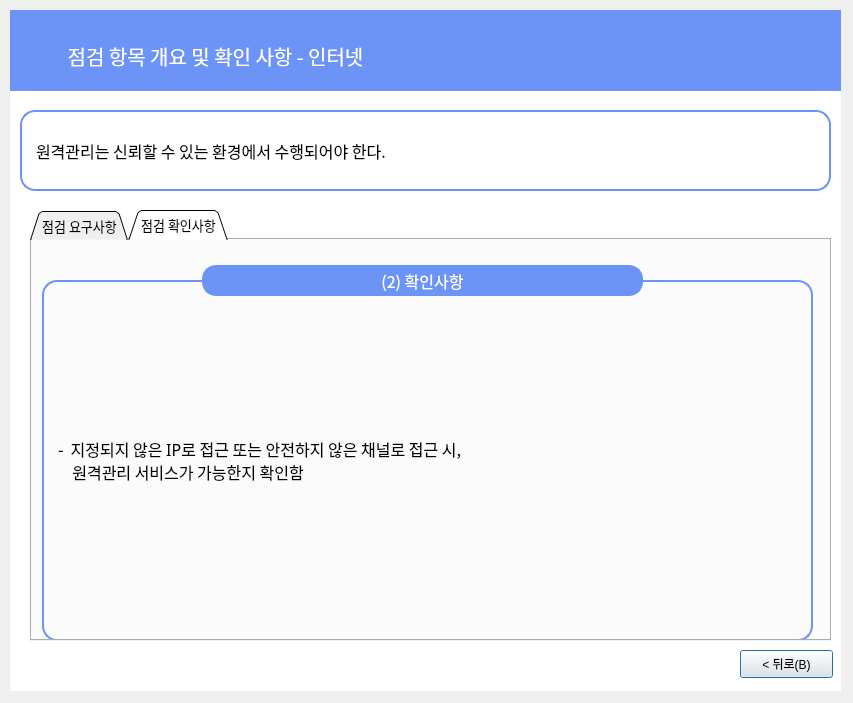
<?xml version="1.0" encoding="UTF-8"?>
<ui version="4.0">
 <class>Dialog</class>
 <widget class="QDialog" name="Dialog">
  <property name="geometry">
   <rect>
    <x>0</x>
    <y>0</y>
    <width>853</width>
    <height>703</height>
   </rect>
  </property>
  <property name="windowTitle">
   <string>Dialog</string>
  </property>
  <widget class="QLabel" name="label_6">
   <property name="geometry">
    <rect>
     <x>10</x>
     <y>10</y>
     <width>831</width>
     <height>681</height>
    </rect>
   </property>
   <property name="font">
    <font>
     <family>Gmarket Sans TTF</family>
     <pointsize>16</pointsize>
     <weight>50</weight>
     <bold>false</bold>
     <kerning>true</kerning>
    </font>
   </property>
   <property name="autoFillBackground">
    <bool>false</bool>
   </property>
   <property name="styleSheet">
    <string notr="true">background-color: rgb(255,255,255);
border-color: rgb(0, 0, 0);</string>
   </property>
   <property name="text">
    <string/>
   </property>
   <property name="scaledContents">
    <bool>false</bool>
   </property>
   <property name="alignment">
    <set>Qt::AlignCenter</set>
   </property>
  </widget>
  <widget class="QLabel" name="label_7">
   <property name="geometry">
    <rect>
     <x>10</x>
     <y>10</y>
     <width>831</width>
     <height>81</height>
    </rect>
   </property>
   <property name="font">
    <font>
     <family>Gmarket Sans TTF</family>
     <pointsize>11</pointsize>
     <weight>50</weight>
     <bold>false</bold>
     <kerning>true</kerning>
    </font>
   </property>
   <property name="autoFillBackground">
    <bool>false</bool>
   </property>
   <property name="styleSheet">
    <string notr="true">background-color: rgb(108, 147, 246);
border-color: rgb(0, 0, 0);</string>
   </property>
   <property name="text">
    <string/>
   </property>
   <property name="scaledContents">
    <bool>false</bool>
   </property>
  </widget>
  <widget class="QLabel" name="label_8">
   <property name="geometry">
    <rect>
     <x>10</x>
     <y>30</y>
     <width>411</width>
     <height>51</height>
    </rect>
   </property>
   <property name="font">
    <font>
     <family>AppleSDGothicNeoM00</family>
     <pointsize>15</pointsize>
    </font>
   </property>
   <property name="styleSheet">
    <string notr="true">color : rgb(255, 255, 255)</string>
   </property>
   <property name="text">
    <string>점검 항목 개요 및 확인 사항 - 인터넷</string>
   </property>
   <property name="alignment">
    <set>Qt::AlignCenter</set>
   </property>
  </widget>
  <widget class="QLabel" name="label_9">
   <property name="geometry">
    <rect>
     <x>20</x>
     <y>110</y>
     <width>811</width>
     <height>81</height>
    </rect>
   </property>
   <property name="font">
    <font>
     <family>AppleSDGothicNeoM00</family>
     <pointsize>12</pointsize>
     <weight>50</weight>
     <bold>false</bold>
     <kerning>true</kerning>
    </font>
   </property>
   <property name="autoFillBackground">
    <bool>false</bool>
   </property>
   <property name="styleSheet">
    <string notr="true">background-color : rgb(255, 255, 255);
padding-left:10px;
border: 2px solid rgb(108, 147, 246);
border-radius:15px</string>
   </property>
   <property name="text">
    <string>원격관리는 신뢰할 수 있는 환경에서 수행되어야 한다.</string>
   </property>
   <property name="scaledContents">
    <bool>false</bool>
   </property>
  </widget>
  <widget class="QPushButton" name="pushButton_4">
   <property name="geometry">
    <rect>
     <x>740</x>
     <y>650</y>
     <width>93</width>
     <height>28</height>
    </rect>
   </property>
   <property name="text">
    <string>&lt; 뒤로(B)</string>
   </property>
  </widget>
  <widget class="QTabWidget" name="tabWidget">
   <property name="geometry">
    <rect>
     <x>30</x>
     <y>210</y>
     <width>801</width>
     <height>431</height>
    </rect>
   </property>
   <property name="font">
    <font>
     <family>AppleSDGothicNeoM00</family>
     <pointsize>10</pointsize>
    </font>
   </property>
   <property name="contextMenuPolicy">
    <enum>Qt::DefaultContextMenu</enum>
   </property>
   <property name="styleSheet">
    <string notr="true"/>
   </property>
   <property name="tabShape">
    <enum>QTabWidget::Triangular</enum>
   </property>
   <property name="currentIndex">
    <number>1</number>
   </property>
   <property name="elideMode">
    <enum>Qt::ElideNone</enum>
   </property>
   <property name="tabBarAutoHide">
    <bool>false</bool>
   </property>
   <widget class="QWidget" name="tab">
    <attribute name="title">
     <string>점검 요구사항</string>
    </attribute>
    <widget class="QLabel" name="label_21">
     <property name="geometry">
      <rect>
       <x>10</x>
       <y>40</y>
       <width>771</width>
       <height>361</height>
      </rect>
     </property>
     <property name="font">
      <font>
       <family>AppleSDGothicNeoM00</family>
       <pointsize>12</pointsize>
      </font>
     </property>
     <property name="styleSheet">
      <string notr="true">

border: 2px solid rgb(108, 147, 246);
border-radius:15px;
padding-left:10px;</string>
     </property>
     <property name="text">
      <string>- ‌ 관리자는 원격관리를 신뢰할 수 있는 환경에서 수행해야 함

- 원격 관리란, 원격 조종자로 하여금 해당 시스템에 물리적으로 접근권한이 있는 것처럼
    시스템을 제어하게 해주는 소프트웨어 및 프로그래밍 모음 등을 모두 일컬음

- 신뢰할 수 있는 환경이란, 내부망, 사전 지정된 원격 관리용 IP, 안전한 채널(TLS, SSH등)이
    적용된 시스템 등을 의미한다.</string>
     </property>
    </widget>
    <widget class="QLabel" name="label_3">
     <property name="geometry">
      <rect>
       <x>160</x>
       <y>0</y>
       <width>461</width>
       <height>81</height>
      </rect>
     </property>
     <property name="font">
      <font>
       <family>AppleSDGothicNeoM00</family>
       <pointsize>12</pointsize>
      </font>
     </property>
     <property name="styleSheet">
      <string notr="true">background-color : rgb(108, 147, 246);
color : rgb(255, 255, 255);
border: 2px solid rgb(108, 147, 246);
margin-left:10px;
margin-right:10px;
margin-top:25px;
margin-bottom:25px;
border-radius:14px
</string>
     </property>
     <property name="text">
      <string>(1) 요구사항</string>
     </property>
     <property name="alignment">
      <set>Qt::AlignCenter</set>
     </property>
    </widget>
   </widget>
   <widget class="QWidget" name="tab_2">
    <attribute name="title">
     <string>점검 확인사항</string>
    </attribute>
    <widget class="QLabel" name="label_22">
     <property name="geometry">
      <rect>
       <x>10</x>
       <y>40</y>
       <width>771</width>
       <height>361</height>
      </rect>
     </property>
     <property name="font">
      <font>
       <family>AppleSDGothicNeoM00</family>
       <pointsize>12</pointsize>
      </font>
     </property>
     <property name="styleSheet">
      <string notr="true">

border: 2px solid rgb(108, 147, 246);
border-radius:15px;
padding-left:10px</string>
     </property>
     <property name="text">
      <string>- ‌ 지정되지 않은 IP로 접근 또는 안전하지 않은 채널로 접근 시,
    원격관리 서비스가 가능한지 확인함</string>
     </property>
    </widget>
    <widget class="QLabel" name="label_4">
     <property name="geometry">
      <rect>
       <x>160</x>
       <y>0</y>
       <width>461</width>
       <height>81</height>
      </rect>
     </property>
     <property name="font">
      <font>
       <family>AppleSDGothicNeoM00</family>
       <pointsize>12</pointsize>
      </font>
     </property>
     <property name="styleSheet">
      <string notr="true">background-color : rgb(108, 147, 246);
color : rgb(255, 255, 255);
border: 2px solid rgb(108, 147, 246);
margin-left:10px;
margin-right:10px;
margin-top:25px;
margin-bottom:25px;
border-radius:14px
</string>
     </property>
     <property name="text">
      <string>(2) 확인사항</string>
     </property>
     <property name="alignment">
      <set>Qt::AlignCenter</set>
     </property>
    </widget>
   </widget>
  </widget>
 </widget>
 <resources/>
 <connections/>
</ui>
